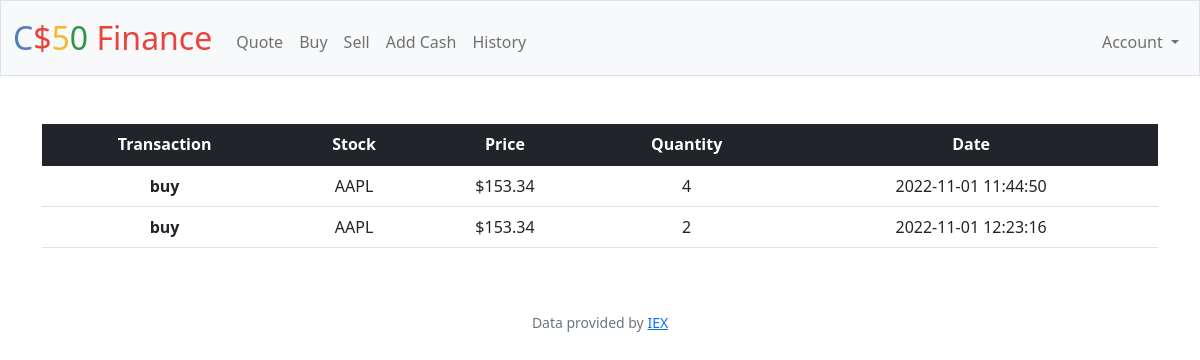
The app's page /history (signed in) with its own data.
### tables this page shows
CREATE TABLE orders (
    order_id INTEGER PRIMARY KEY AUTOINCREMENT NOT NULL,
    username_id INTEGER NOT NULL,
    type TEXT CHECK(
        type = "buy"
        or type = "sell"
    ),
    symbol TEXT NOT NULL,
    quantity NUMERIC NOT NULL,
    price REAL NOT NULL,
    date TEXT NOT NULL UNIQUE,
    FOREIGN KEY (username_id) REFERENCES users(id)
);

### app.py (the view)
@app.route("/history")
@login_required
def history():
    orders = db.execute("SELECT * FROM orders WHERE username_id=? ORDER BY date", session["user_id"])
    return render_template("history.html", orders=orders)

### app.py (called while the page is built)
@app.after_request
def after_request(response):
    response.headers["Cache-Control"] = "no-cache, no-store, must-revalidate"
    response.headers["Expires"] = 0
    response.headers["Pragma"] = "no-cache"
    return response

### helpers.py (called while the page is built)
def login_required(f):
    @wraps(f)
    def decorated_function(*args, **kwargs):
        if session.get("user_id") is None:
            return redirect("/login")
        return f(*args, **kwargs)
    return decorated_function

def usd(value):
    return f"${value:,.2f}"

### templates/history.html (shortened to what this page needs)
{% extends "layout.html" %}
{% block main %}
{% if orders is defined %}
<div class="container-md">
    <table class="table table-hover align-middle">
        <thead class="table-dark">
            <tr>
                <th scope="col">Transaction</th>
                <th scope="col">Stock</th>
                <th scope="col">Price</th>
                <th scope="col">Quantity</th>
                <th scope="col">Date</th>
            </tr>
        </thead>
        <tbody>
            {% for order in orders %}
            <tr>
            <th scope="row">{{order.type}}</th>
            <td>{{order.symbol}}</td>
            <td>{{order.price | usd}}</td>
            <td>{{order.quantity}}</td>
            <td>{{order.date}}</td>
            </tr>
            {% endfor %}
        </tbody>
    </table>
</div>
{% endif %}
{% endblock %}

### records on screen
orders: type "buy", symbol "AAPL", price "$153.34", quantity "4", date "2022-11-01 11:44:50"
orders: type "buy", symbol "AAPL", price "$153.34", quantity "2", date "2022-11-01 12:23:16"
